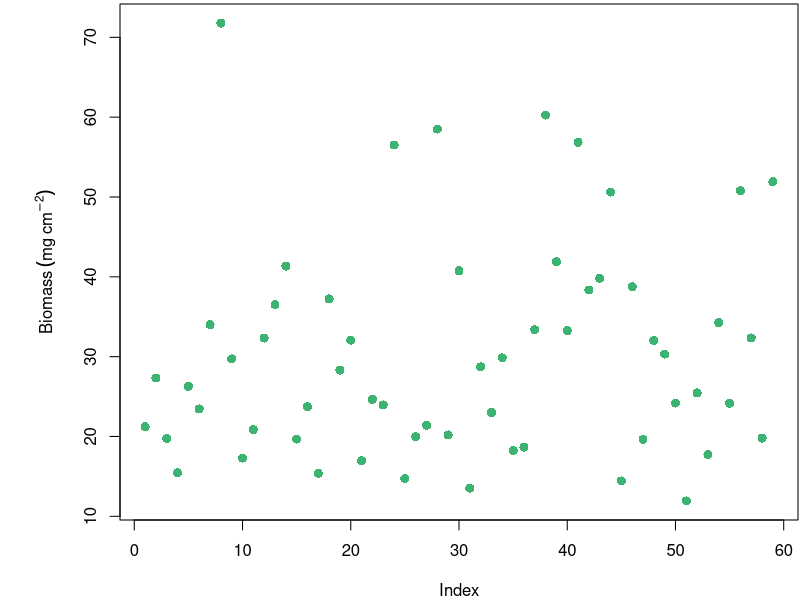
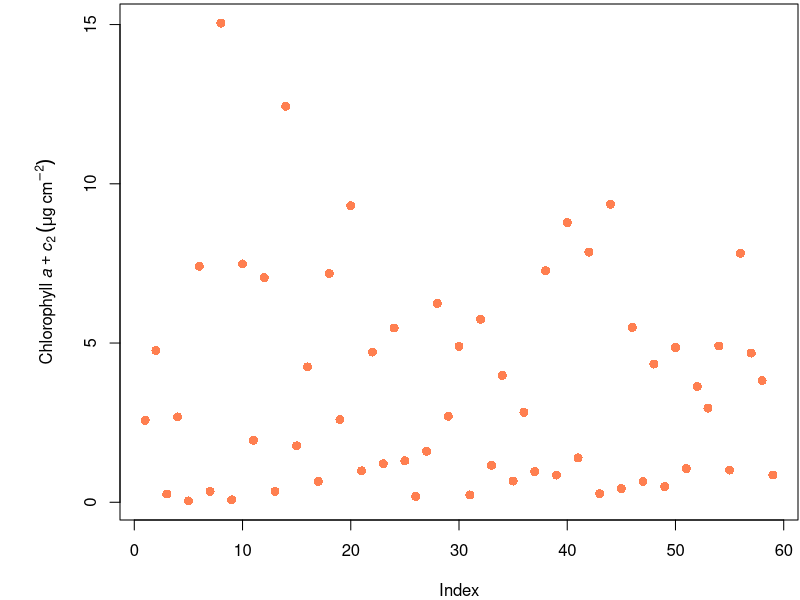
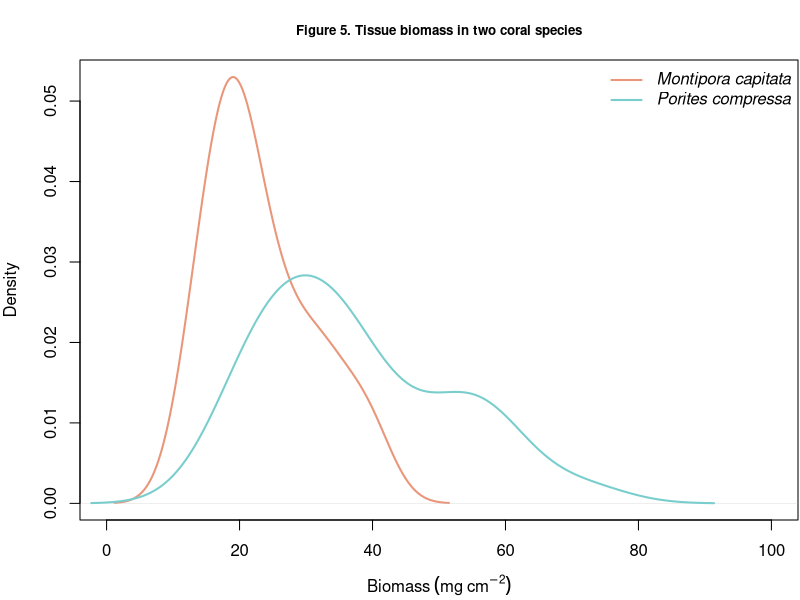

Source code (R) for these figures, in order: (Note: this script raises an error after producing the figures.)
## ---- chunk 1
# in this area (above you can put global options, such as "no warmings", "no messages")
# you can also set global directory like this....knitr::opts_knit$set(root.dir = '~/file/file') 
# instead, use R projects and all your files will be in the location of your Project... see here

# or you can set it like this...
if (!require('knitr')) install.packages('knitr'); library('knitr')

knitr::opts_chunk$set(warning=FALSE, message=FALSE)

getwd() # show me my working directory, this is where your R project and files are

# for this lesson you will need to download the following packages
# if you don't have them already in your library, the following code can be used
# this will install the package if it does not already exist on your machine

if (!require('lme4')) install.packages('lme4'); library('lme4')
if (!require('lmerTest')) install.packages('lmerTest'); library('lmerTest')
if (!require('effects')) install.packages('effects'); library('effects')

## ---- chunk 2
## love your data and it will love you back
getwd() #where are your files? See how they should all be running from your R project in the directory
## ---- chunk 3
################################################
# import data, observe structure
################################################

# data file is in the folder 'data', within main working directory
data<-read.csv("data/coral_data.csv")
names(data)
## ---- chunk 4
data<-read.csv("data/coral_data.csv")
par(mar = c(4, 6, 0.2, 0.1))
plot(data$biomass, pch=16, cex=1.2, col="mediumseagreen",
     ylab=expression(paste("Biomass", ~(mg~cm^-2), sep="")))
plot(data$chla, pch=16, cex=1.2, col="coral",
      ylab=expression(paste("Chlorophyll", ~italic("a"+"c"[2]), ~(mu*g~cm^-2), sep="")))
## ---- chunk 5
# use results="hide" here to suppress messages associate with "dev.off" and dev.print to save figure

MC.df<-data[(data$Species=="MC"),] ## Montipora capitata alone
PC.df<-data[(data$Species=="PC"),] ## Porites compress alone

par(mar = c(4, 4, 3, 0.1))

plot(density(MC.df$biomass), lwd=2, col="darksalmon", xlim=c(0,100), main="Figure 5. Tissue biomass in two coral species", cex.main=0.8, xlab=expression(paste("Biomass", ~(mg~cm^-2), sep="")))
lines(density(PC.df$biomass), lwd=2, col="darkslategray3", yaxt="n", ylab="", xaxt="n", xlab="")
legend("topright", legend=c(expression(italic("Montipora capitata")), expression(italic("Porites compressa"))), lwd=2, col=c("darksalmon", "darkslategray3"), bty="n")


# how to export the figure you made--first print it, then save the device
# many ways to do this, but this one works well in Markdown
# notice you are specifying the folder ('figures'), which is where the figure will be exported to

dev.print(pdf, "figures/biomass in two species.pdf", encod="MacRoman", height=4, width=6) # export in directory
dev.off()

## ---- chunk 6
# message = FALSE to hide any messages with exporting the figure with dev.off(), or anything else that R may generate. If you set warning=FALSE, warnings will be hidden as well. 

par(mfrow=c(1,1), pty="sq")
Status.label<-c("Bleached", "Pigmented") # for x labels

plot(chla~Status, data=data, xaxt="n", col="salmon",
     ylab=expression(paste("Chlorophyll", ~italic("a"), ~(mu*g~cm^-2), sep="")), 
     xlab="Coral Physiological State", 
     main="Example Figure")
axis(1, at=1:2, labels=Status.label) # this plots new labels on the x axis (axis = 1)

##### save the figure and export to directory? ####
# in this case, there is a file in my directory names 'figures' where I want plots to go

dev.print(pdf, "figures/Chlorophyll.figure.pdf", encod="MacRoman", height=5, width=5) 
# height and width set here for the output figure
dev.off() # close the object
## ---- chunk 7
chla<-(data$chla)
mean(chla)
## ---- chunk 8
chla<-(data$chla)
mean(chla)
## ---- chunk 9

par(mfrow=c(1,1))
hist(chla, col="gray85", xlab=expression(paste("Chlorophyll", ~italic("a"), ~(mu*g~cm^-2), sep="")), cex.main=0.8, cex.axis=0.8, cex.lab=0.8)
## ---- chunk 10
par(mfrow=c(1,2))
# make figure 4 x 4 and center align
hist(data$chla[data$Status=="B"], col="darksalmon", xlab=expression(paste("Chlorophyll", ~italic("a"), ~(mu*g~cm^-2), sep="")), main="Bleached coral", cex.main=0.8, cex.axis=0.8, cex.lab=0.8)
hist(data$chla[data$Status=="NB"], col="darkslategray3", xlab=expression(paste("Chlorophyll", ~italic("a"), ~(mu*g~cm^-2), sep="")), main="Non-Bleached coral", cex.main=0.8, cex.axis=0.8, cex.lab=0.8)
## ---- chunk 11
par(mar = c(4, 6, 3, 0.1))
plot(chla~Site, data=data, col="aliceblue",
     ylab=expression(paste("Chlorophyll", ~italic("a"+"c"[2]), ~(mu*g~cm^-2), sep="")))
# make figure 4 x 6 and center align
## ---- chunk 12
plot(chla~Site, data=data, col="darkseagreen1")
## ---- chunk 13
knitr::kable(data[c(1:5), c(1:10)], digits = c(0, 0, 0, 0, 0, 0, 0, 3, 3, 3))
# the digits call here is specifying the # of decimals for each column
## ---- chunk 14
chl.mean<-aggregate(chla~Time.point + Site + Species + Status, data, mean)
biomass.mean<-aggregate(biomass~Time.point + Site + Species + Status, data, mean)
data.table<-cbind(chl.mean[, c(1:5)], biomass.mean[,5])
colnames(data.table)<-c("Time Point", "Site", "Species", "Status", "mean chla", "mean AFDW")
knitr::kable(data.table, digits = c(0,0,0,0, 3, 3))
## ---- chunk 15
str(data)
data$Sample.ID<-as.factor(data$Sample.ID) # change 'Sample.ID' to a factor
## ---- chunk 16
mod<-lmer(chla~Species+Site*Status+(1|Pair), data=data)
anova(mod, type=2) # fixed effects
ranova(mod) # random effects
plot(allEffects(mod), ylab="total chlorophyll/cm2")
